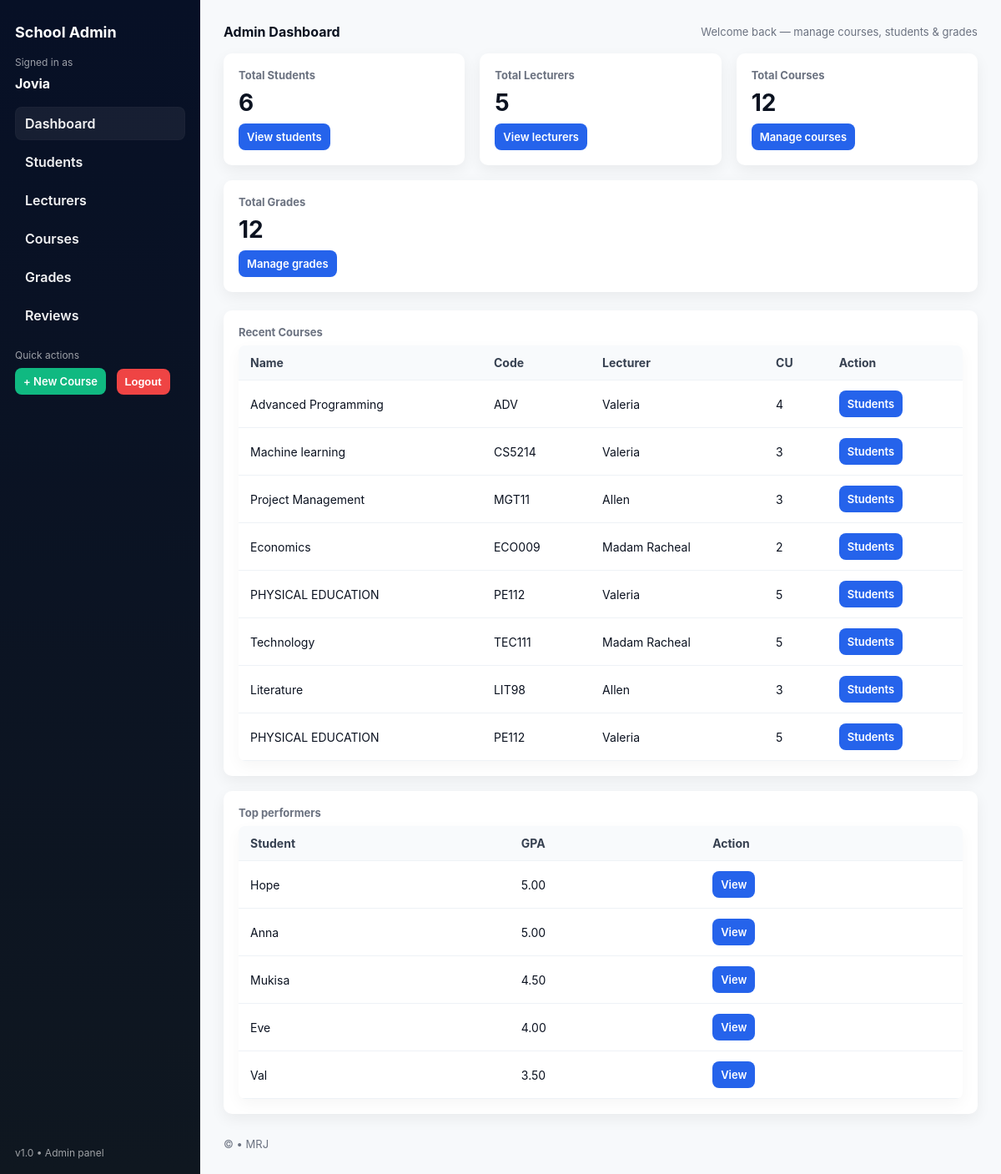
Screenshot of /reports/dashboard/admin/ (signed in) with the database file from the repository.
### reports/models.py (models this page shows, shortened)
class Course(models.Model):
    name = models.CharField(max_length=200)
    code = models.CharField(max_length=200)
    credit_units = models.IntegerField()
    lecturer = models.CharField(max_length=200)
    students = models.ManyToManyField(Student, related_name='courses', blank=True)

class Student(models.Model):
    user = models.OneToOneField(User, on_delete=models.CASCADE, null=True, blank=True)
    name = models.CharField(max_length=200)
    email = models.EmailField(unique=True)
    gpa = models.FloatField(default=0)  # New field for GPA

### reports/views.py (the view)
# urls.py: path('dashboard/admin/', views.admin_dashboard, name='admin_dashboard'),
@login_required
@user_passes_test(lambda u: hasattr(u, 'profile') and u.profile.role == 'admin')
def admin_dashboard(request):
    courses = Course.objects.all().order_by('-id')
    students = Student.objects.all()
    grades = Grade.objects.all()
    total_students = students.count()
    total_lecturers = Profile.objects.filter(role='lecturer').count()
    total_courses = courses.count()
    total_grades = grades.count()
    recent_courses = courses[:8]
    top_students = []
    for student in students:
        gset = Grade.objects.filter(student=student)
        total_points = sum((g.grade_point or 0) * g.course.credit_units for g in gset)
        total_units = sum(g.course.credit_units for g in gset)
        gpa = round(total_points / total_units, 2) if total_units > 0 else 0
        top_students.append({'student': student, 'gpa': gpa})
    top_students = sorted(top_students, key=lambda x: x['gpa'], reverse=True)[:5]
    context = {
        'courses': courses,
        'students': students,
        'total_students': total_students,
        'total_lecturers': total_lecturers,
        'total_courses': total_courses,
        'total_grades': total_grades,
        'recent_courses': recent_courses,
        'top_students': top_students,
    }
    return render(request, 'reports/admin_dashboard.html', context)

### reports/models.py (called while the page is built)
    @property
    def grade_point(self):
        LETTER_POINTS = {
            'A': 5,
            'B': 4,
            'C': 3,
            'D': 2,
            'F': 0,
        }
        return LETTER_POINTS.get(self.letter, 0)

### reports/templates/reports/admin_dashboard.html
{% extends "reports/admin_base.html" %}
{% block content %}
  <div class="card-row">
    <div class="card">
      <h3>Total Students</h3>
      <div class="stat">{{ total_students }}</div>
      <div style="margin-top:8px;"><a class="btn view" href="{% url 'admin_students' %}">View students</a></div>
    </div>
    <div class="card">
      <h3>Total Lecturers</h3>
      <div class="stat">{{ total_lecturers }}</div>
      <div style="margin-top:8px;"><a class="btn view" href="{% url 'admin_lecturers' %}">View lecturers</a></div>
    </div>
    <div class="card">
      <h3>Total Courses</h3>
      <div class="stat">{{ total_courses }}</div>
      <div style="margin-top:8px;"><a class="btn view" href="{% url 'admin_courses' %}">Manage courses</a></div>
    </div>
    <div class="card">
      <h3>Total Grades</h3>
      <div class="stat">{{ total_grades }}</div>
      <div style="margin-top:8px;"><a class="btn view" href="{% url 'admin_grades' %}">Manage grades</a></div>
    </div>
  </div>
  <div class="card" style="margin-bottom:18px;">
    <h3>Recent Courses</h3>
    <table>
      <thead>
        <tr><th>Name</th><th>Code</th><th>Lecturer</th><th>CU</th><th>Action</th></tr>
      </thead>
      <tbody>
        {% for course in recent_courses %}
        <tr>
          <td>{{ course.name }}</td>
          <td>{{ course.code }}</td>
          <td>{{ course.lecturer }}</td>
          <td>{{ course.credit_units }}</td>
          <td>
            <a class="btn view" href="{% url 'admin_course_students' course.id %}">Students</a>
          </td>
        </tr>
        {% empty %}
        <tr><td colspan="6" class="small-muted">No courses yet</td></tr>
        {% endfor %}
      </tbody>
    </table>
  </div>
  <div class="card">
    <h3>Top performers</h3>
    <table>
      <thead><tr><th>Student</th><th>GPA</th><th>Action</th></tr></thead>
      <tbody>
        {% for s in top_students %}
        <tr>
          <td>{{ s.student.name }}</td>
          <td>{{ s.gpa|floatformat:2 }}</td>
          <td><a class="btn view" href="{% url 'student_report' s.student.id %}">View</a>
</td>
        </tr>
        {% empty %}
        <tr><td colspan="4" class="small-muted">No data</td></tr>
        {% endfor %}
      </tbody>
    </table>
  </div>
{% endblock %}

### reports/templates/reports/admin_base.html (shortened to what this page needs)
{% load static %}
<!DOCTYPE html>
<html lang="en">
<head>
</head>
<body>
  <div class="wrap">
    <aside class="sidebar">
      <div class="brand">School Admin</div>
      <div class="small">Signed in as</div>
      <div style="margin:8px 0 16px 0; font-weight:700;">{{ request.user.username }}</div>
      <nav class="nav">
        <a href="{% url 'admin_dashboard' %}" class="{% if request.resolver_match.url_name == 'admin_dashboard' %}active{% endif %}">Dashboard</a>
        <a href="{% url 'admin_students' %}" class="{% if request.resolver_match.url_name == 'admin_students' %}active{% endif %}">Students</a>
        <a href="{% url 'admin_lecturers' %}" class="{% if request.resolver_match.url_name == 'admin_lecturers' %}active{% endif %}">Lecturers</a>
        <a href="{% url 'admin_courses' %}" class="{% if request.resolver_match.url_name == 'admin_courses' %}active{% endif %}">Courses</a>
        <a href="{% url 'admin_grades' %}" class="{% if request.resolver_match.url_name == 'admin_grades' %}active{% endif %}">Grades</a>
        <a href="{% url 'admin_reviews' %}" class="{% if request.resolver_match.url_name == 'admin_reviews' %}active{% endif %}">Reviews</a>
      </nav>
      <div class="small" style="margin-top:20px;">Quick actions</div>
      <div style="margin-top:8px;">
        <a class="btn view" href="{% url 'admin_create_course' %}" style="background:#10b981;">+ New Course</a>
        <form method="post" action="{% url 'logout' %}" style="display:inline-block; margin-left:8px;">
          <button class="btn delete" type="submit" style="background:#ef4444; border:none; cursor:pointer;">Logout</button>
        </form>
      </div>
      <div class="small sidebar-foot" style="position: absolute; bottom:18px; left:18px; right:18px;">v1.0 • Admin panel</div>
    </aside>
    <main class="main">
      <div class="topbar">
        <div><strong>Admin Dashboard</strong></div>
        <div class="small-muted">Welcome back — manage courses, students & grades</div>
      </div>
      {% block content %}{% endblock %}
      <footer>© {{ now|date:"Y" }} • MRJ</footer>
    </main>
  </div>
</body>
</html>

### reports/templates/reports/admin_base.html (style rules this page uses)
:root { --bg:#f7f9fb; --sidebar:#0f1720; --accent:#2563eb; --muted:#6b7280; --card:#ffffff; --success:#16a34a; --danger:#ef4444; --radius:10px; --gap:18px; font-family:Inter, system-ui, -apple-system, "Segoe UI", Roboto, "Helvetica Neue", Arial; }
html,body { height:100%; margin:0; background:var(--bg); color:#0b1220; }
.wrap { display:flex; min-height:100vh; }
.sidebar { width:240px; background:linear-gradient(180deg,#071026 0%, #0f1720 100%); color:#fff; padding:28px 18px; box-sizing:border-box; }
.brand { font-weight:700; font-size:18px; margin-bottom:18px; display:flex; gap:10px; align-items:center; }
.nav { margin-top:18px; }
.nav a { display:flex; gap:12px; align-items:center; text-decoration:none; color:rgba(255,255,255,0.95); padding:10px 12px; border-radius:8px; margin-bottom:6px; font-weight:600; }
.nav a.active { background:rgba(255,255,255,0.06); box-shadow: inset 0 0 0 1px rgba(255,255,255,0.02); }
.sidebar .small { font-size:12px; color:rgba(255,255,255,0.6); margin-top:8px; }
.main { flex:1; padding:28px; box-sizing:border-box; }
.topbar { display:flex; justify-content:space-between; align-items:center; gap:16px; margin-bottom:16px; }
.card-row { display:flex; gap:var(--gap); flex-wrap:wrap; margin-bottom:22px; }
.card { background:var(--card); padding:18px; border-radius:var(--radius); box-shadow:0 6px 18px rgba(11,17,24,0.06); flex:1; min-width:200px; }
.card h3 { margin:0 0 8px 0; font-size:13px; color:var(--muted); }
.card .stat { font-size:28px; font-weight:700; margin-top:6px; }
table { width:100%; border-collapse:collapse; background:var(--card); border-radius:8px; overflow:hidden; box-shadow:0 6px 18px rgba(11,17,24,0.04); }
th,td { padding:12px 14px; text-align:left; border-bottom:1px solid #eef2f6; font-size:14px; }
th { background:#f8fafc; font-weight:700; color:#374151; }
.btn { display:inline-block; padding:8px 10px; border-radius:8px; text-decoration:none; color:white; font-weight:600; font-size:13px; }
.btn.view { background:var(--accent); }
.btn.delete { background:var(--danger); }
.small-muted { font-size:13px; color:var(--muted); }
footer { margin-top:28px; color:var(--muted); font-size:13px; }

### rows the page displays
Course: name "Advanced Programming", code "ADV", lecturer "Valeria", credit_units "4"
Course: name "Machine learning", code "CS5214", lecturer "Valeria", credit_units "3"
Course: name "Project Management", code "MGT11", lecturer "Allen", credit_units "3"
Course: name "Economics", code "ECO009", lecturer "Madam Racheal", credit_units "2"
Course: name "PHYSICAL EDUCATION", code "PE112", lecturer "Valeria", credit_units "5"
Course: name "Technology", code "TEC111", lecturer "Madam Racheal", credit_units "5"
Course: name "Literature", code "LIT98", lecturer "Allen", credit_units "3"
Course: name "PHYSICAL EDUCATION", code "PE112", lecturer "Valeria", credit_units "5"
Student: student.name "Hope", gpa "5.00"
Student: student.name "Anna", gpa "5.00"
Student: student.name "Mukisa", gpa "4.50"
Student: student.name "Eve", gpa "4.00"
Student: student.name "Val", gpa "3.50"

### other values shown
{{ request.user.username }} "Jovia"
{{ total_students }} "6"
{{ total_lecturers }} "5"
{{ total_courses }} "12"
{{ total_grades }} "12"
